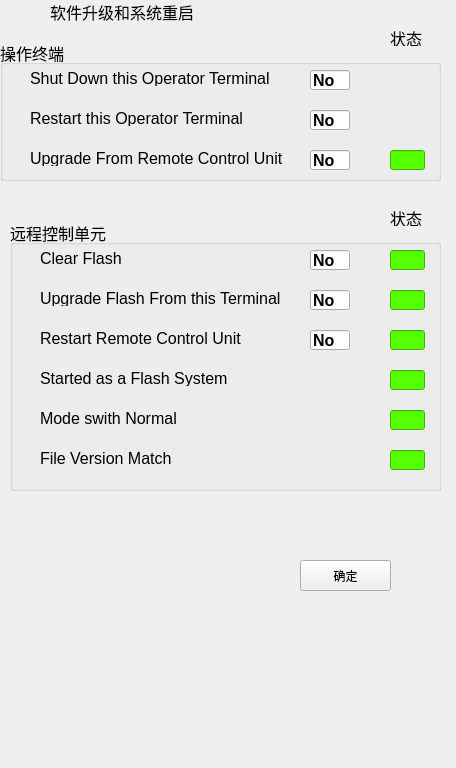
<?xml version="1.0" encoding="UTF-8"?>
<ui version="4.0">
 <class>SoftwareOperationWidget</class>
 <widget class="QWidget" name="SoftwareOperationWidget">
  <property name="geometry">
   <rect>
    <x>0</x>
    <y>0</y>
    <width>456</width>
    <height>768</height>
   </rect>
  </property>
  <property name="windowTitle">
   <string>Form</string>
  </property>
  <widget class="QGroupBox" name="groupBox">
   <property name="geometry">
    <rect>
     <x>0</x>
     <y>40</y>
     <width>441</width>
     <height>141</height>
    </rect>
   </property>
   <property name="font">
    <font>
     <pointsize>12</pointsize>
     <weight>50</weight>
     <bold>false</bold>
    </font>
   </property>
   <property name="title">
    <string>操作终端</string>
   </property>
   <widget class="QLabel" name="label_3">
    <property name="geometry">
     <rect>
      <x>30</x>
      <y>30</y>
      <width>256</width>
      <height>16</height>
     </rect>
    </property>
    <property name="text">
     <string>Shut Down this Operator Terminal</string>
    </property>
   </widget>
   <widget class="QLabel" name="label_4">
    <property name="geometry">
     <rect>
      <x>30</x>
      <y>70</y>
      <width>240</width>
      <height>16</height>
     </rect>
    </property>
    <property name="frameShape">
     <enum>QFrame::NoFrame</enum>
    </property>
    <property name="text">
     <string>Restart this Operator Terminal</string>
    </property>
   </widget>
   <widget class="QLabel" name="label_5">
    <property name="geometry">
     <rect>
      <x>30</x>
      <y>110</y>
      <width>256</width>
      <height>16</height>
     </rect>
    </property>
    <property name="text">
     <string>Upgrade From Remote Control Unit</string>
    </property>
   </widget>
   <widget class="QLineEdit" name="leShutDown_">
    <property name="geometry">
     <rect>
      <x>310</x>
      <y>30</y>
      <width>40</width>
      <height>20</height>
     </rect>
    </property>
    <property name="font">
     <font>
      <pointsize>12</pointsize>
      <weight>75</weight>
      <bold>true</bold>
     </font>
    </property>
    <property name="text">
     <string>No</string>
    </property>
   </widget>
   <widget class="QLineEdit" name="leRestartThis_">
    <property name="geometry">
     <rect>
      <x>310</x>
      <y>70</y>
      <width>40</width>
      <height>20</height>
     </rect>
    </property>
    <property name="font">
     <font>
      <pointsize>12</pointsize>
      <weight>75</weight>
      <bold>true</bold>
     </font>
    </property>
    <property name="text">
     <string>No</string>
    </property>
   </widget>
   <widget class="QLineEdit" name="leUpgradeRemote_">
    <property name="geometry">
     <rect>
      <x>310</x>
      <y>110</y>
      <width>40</width>
      <height>20</height>
     </rect>
    </property>
    <property name="font">
     <font>
      <pointsize>12</pointsize>
      <weight>75</weight>
      <bold>true</bold>
     </font>
    </property>
    <property name="text">
     <string>No</string>
    </property>
   </widget>
   <widget class="QLineEdit" name="leUpgradeRemoteStatus_">
    <property name="geometry">
     <rect>
      <x>390</x>
      <y>110</y>
      <width>35</width>
      <height>20</height>
     </rect>
    </property>
    <property name="styleSheet">
     <string notr="true">background-color: rgb(85, 255, 0);</string>
    </property>
   </widget>
  </widget>
  <widget class="QLabel" name="label">
   <property name="geometry">
    <rect>
     <x>50</x>
     <y>2</y>
     <width>151</width>
     <height>20</height>
    </rect>
   </property>
   <property name="font">
    <font>
     <pointsize>12</pointsize>
    </font>
   </property>
   <property name="text">
    <string>软件升级和系统重启</string>
   </property>
  </widget>
  <widget class="QLabel" name="label_2">
   <property name="geometry">
    <rect>
     <x>390</x>
     <y>30</y>
     <width>32</width>
     <height>16</height>
    </rect>
   </property>
   <property name="font">
    <font>
     <pointsize>12</pointsize>
    </font>
   </property>
   <property name="text">
    <string>状态</string>
   </property>
  </widget>
  <widget class="QGroupBox" name="groupBox_2">
   <property name="geometry">
    <rect>
     <x>10</x>
     <y>220</y>
     <width>431</width>
     <height>271</height>
    </rect>
   </property>
   <property name="font">
    <font>
     <pointsize>12</pointsize>
    </font>
   </property>
   <property name="title">
    <string>远程控制单元</string>
   </property>
   <widget class="QLabel" name="label_7">
    <property name="geometry">
     <rect>
      <x>30</x>
      <y>30</y>
      <width>88</width>
      <height>16</height>
     </rect>
    </property>
    <property name="text">
     <string>Clear Flash</string>
    </property>
   </widget>
   <widget class="QLabel" name="label_8">
    <property name="geometry">
     <rect>
      <x>30</x>
      <y>70</y>
      <width>256</width>
      <height>16</height>
     </rect>
    </property>
    <property name="text">
     <string>Upgrade Flash From this Terminal</string>
    </property>
   </widget>
   <widget class="QLabel" name="label_9">
    <property name="geometry">
     <rect>
      <x>30</x>
      <y>110</y>
      <width>216</width>
      <height>16</height>
     </rect>
    </property>
    <property name="text">
     <string>Restart Remote Control Unit</string>
    </property>
   </widget>
   <widget class="QLabel" name="label_10">
    <property name="geometry">
     <rect>
      <x>30</x>
      <y>230</y>
      <width>144</width>
      <height>16</height>
     </rect>
    </property>
    <property name="text">
     <string>File Version Match</string>
    </property>
   </widget>
   <widget class="QLabel" name="label_11">
    <property name="geometry">
     <rect>
      <x>30</x>
      <y>150</y>
      <width>200</width>
      <height>16</height>
     </rect>
    </property>
    <property name="text">
     <string>Started as a Flash System</string>
    </property>
   </widget>
   <widget class="QLabel" name="label_12">
    <property name="geometry">
     <rect>
      <x>30</x>
      <y>190</y>
      <width>136</width>
      <height>16</height>
     </rect>
    </property>
    <property name="text">
     <string>Mode swith Normal</string>
    </property>
   </widget>
   <widget class="QLineEdit" name="leUpgradeFlash_">
    <property name="geometry">
     <rect>
      <x>300</x>
      <y>70</y>
      <width>40</width>
      <height>20</height>
     </rect>
    </property>
    <property name="font">
     <font>
      <pointsize>12</pointsize>
      <weight>75</weight>
      <bold>true</bold>
     </font>
    </property>
    <property name="text">
     <string>No</string>
    </property>
   </widget>
   <widget class="QLineEdit" name="leRestartRemote_">
    <property name="geometry">
     <rect>
      <x>300</x>
      <y>110</y>
      <width>40</width>
      <height>20</height>
     </rect>
    </property>
    <property name="font">
     <font>
      <pointsize>12</pointsize>
      <weight>75</weight>
      <bold>true</bold>
     </font>
    </property>
    <property name="text">
     <string>No</string>
    </property>
   </widget>
   <widget class="QLineEdit" name="leClearFlash_">
    <property name="geometry">
     <rect>
      <x>300</x>
      <y>30</y>
      <width>40</width>
      <height>20</height>
     </rect>
    </property>
    <property name="font">
     <font>
      <pointsize>12</pointsize>
      <weight>75</weight>
      <bold>true</bold>
     </font>
    </property>
    <property name="text">
     <string>No</string>
    </property>
   </widget>
   <widget class="QLineEdit" name="leUpgadeFlashStatus_">
    <property name="geometry">
     <rect>
      <x>380</x>
      <y>70</y>
      <width>35</width>
      <height>20</height>
     </rect>
    </property>
    <property name="styleSheet">
     <string notr="true">background-color: rgb(85, 255, 0);</string>
    </property>
   </widget>
   <widget class="QLineEdit" name="leRestartRemoteStatus_">
    <property name="geometry">
     <rect>
      <x>380</x>
      <y>110</y>
      <width>35</width>
      <height>20</height>
     </rect>
    </property>
    <property name="styleSheet">
     <string notr="true">background-color: rgb(85, 255, 0);</string>
    </property>
   </widget>
   <widget class="QLineEdit" name="leClearFlashStatus_">
    <property name="geometry">
     <rect>
      <x>380</x>
      <y>30</y>
      <width>35</width>
      <height>20</height>
     </rect>
    </property>
    <property name="styleSheet">
     <string notr="true">background-color: rgb(85, 255, 0);</string>
    </property>
   </widget>
   <widget class="QLineEdit" name="leModeStatus_">
    <property name="geometry">
     <rect>
      <x>380</x>
      <y>190</y>
      <width>35</width>
      <height>20</height>
     </rect>
    </property>
    <property name="styleSheet">
     <string notr="true">background-color: rgb(85, 255, 0);</string>
    </property>
   </widget>
   <widget class="QLineEdit" name="leFileVersionStatus_">
    <property name="geometry">
     <rect>
      <x>380</x>
      <y>230</y>
      <width>35</width>
      <height>20</height>
     </rect>
    </property>
    <property name="styleSheet">
     <string notr="true">background-color: rgb(85, 255, 0);</string>
    </property>
   </widget>
   <widget class="QLineEdit" name="leStartedAsStatus_">
    <property name="geometry">
     <rect>
      <x>380</x>
      <y>150</y>
      <width>35</width>
      <height>20</height>
     </rect>
    </property>
    <property name="styleSheet">
     <string notr="true">background-color: rgb(85, 255, 0);</string>
    </property>
   </widget>
  </widget>
  <widget class="QLabel" name="label_6">
   <property name="geometry">
    <rect>
     <x>390</x>
     <y>210</y>
     <width>32</width>
     <height>16</height>
    </rect>
   </property>
   <property name="font">
    <font>
     <pointsize>12</pointsize>
    </font>
   </property>
   <property name="text">
    <string>状态</string>
   </property>
  </widget>
  <widget class="QPushButton" name="pbOK">
   <property name="geometry">
    <rect>
     <x>300</x>
     <y>560</y>
     <width>91</width>
     <height>31</height>
    </rect>
   </property>
   <property name="text">
    <string>确定</string>
   </property>
  </widget>
 </widget>
 <resources/>
 <connections/>
</ui>
